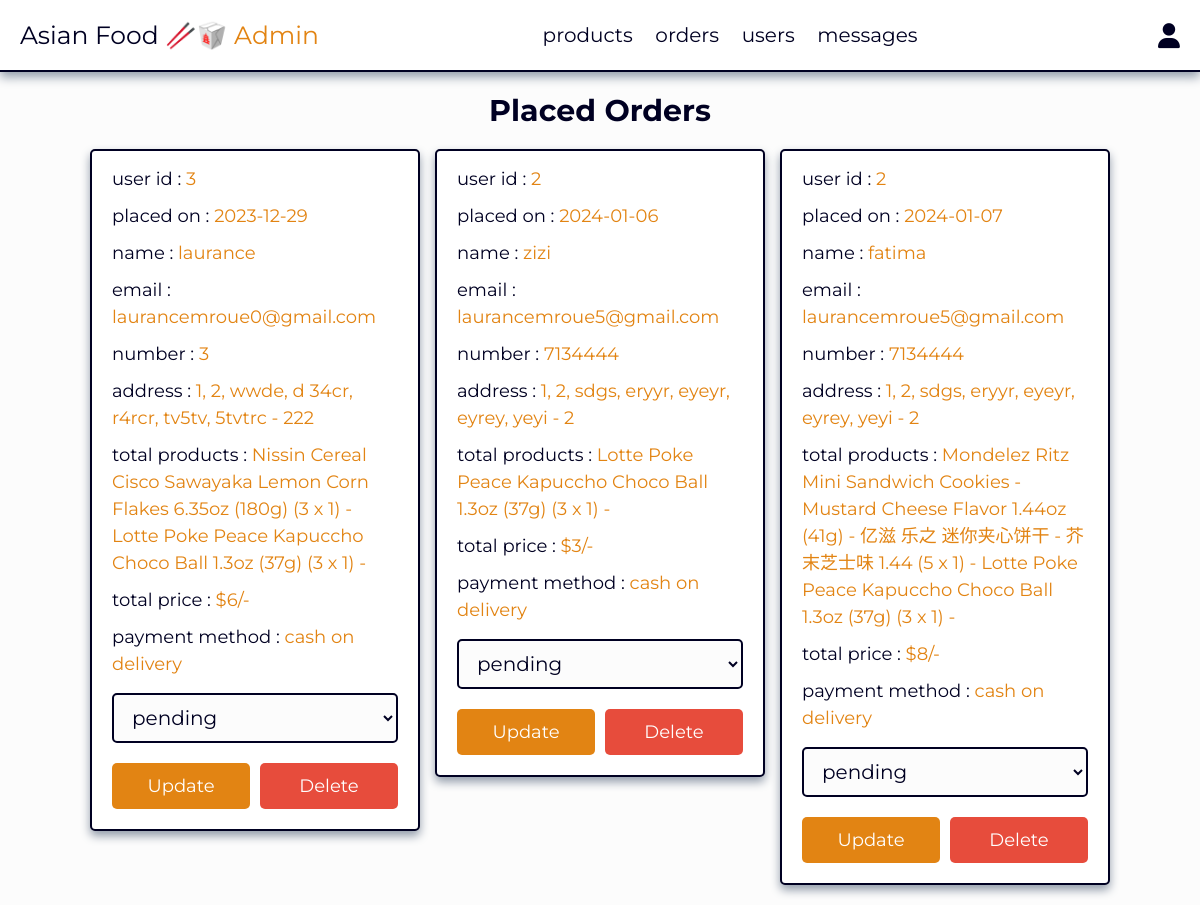
The page /admin/placed_orders.php (signed in) on the database its author committed.
### tables this page shows
CREATE TABLE `orders` (
  `id` int(100) NOT NULL,
  `user_id` int(100) NOT NULL,
  `name` varchar(20) NOT NULL,
  `number` varchar(10) NOT NULL,
  `email` varchar(50) NOT NULL,
  `method` varchar(50) NOT NULL,
  `address` varchar(500) NOT NULL,
  `total_products` varchar(1000) NOT NULL,
  `total_price` int(100) NOT NULL,
  `placed_on` date NOT NULL DEFAULT current_timestamp(),
  `payment_status` varchar(20) NOT NULL DEFAULT 'pending'
);

### admin/placed_orders.php (the view, shortened to what this page needs)
<?php
include '../components/connect.php';
?>
<!DOCTYPE html>
<html lang="en">
<head>
   <link rel="stylesheet" href="https://cdnjs.cloudflare.com/ajax/libs/font-awesome/6.1.1/css/all.min.css">
   <link rel="stylesheet" href="../css/admin_style.css">
</head>
<body>
<?php include '../components/admin_header.php' ?>
<section class="placed-orders">
   <h1 class="heading">placed orders</h1>
   <div class="box-container">
   <?php
      $select_orders = $conn->prepare("SELECT * FROM `orders`");
      $select_orders->execute();
      if($select_orders->rowCount() > 0){
         while($fetch_orders = $select_orders->fetch(PDO::FETCH_ASSOC)){
   ?>
   <div class="box">
      <p> user id : <span><?= $fetch_orders['user_id']; ?></span> </p>
      <p> placed on : <span><?= $fetch_orders['placed_on']; ?></span> </p>
      <p> name : <span><?= $fetch_orders['name']; ?></span> </p>
      <p> email : <span><?= $fetch_orders['email']; ?></span> </p>
      <p> number : <span><?= $fetch_orders['number']; ?></span> </p>
      <p> address : <span><?= $fetch_orders['address']; ?></span> </p>
      <p> total products : <span><?= $fetch_orders['total_products']; ?></span> </p>
      <p> total price : <span>$<?= $fetch_orders['total_price']; ?>/-</span> </p>
      <p> payment method : <span><?= $fetch_orders['method']; ?></span> </p>
      <form action="" method="POST">
         <select name="payment_status" class="drop-down">
            <option value="" selected disabled><?= $fetch_orders['payment_status']; ?></option>
         </select>
         <div class="flex-btn">
            <input type="submit" value="update" class="btn" name="update_payment">
            <a href="placed_orders.php?delete=<?= $fetch_orders['id']; ?>" class="delete-btn" onclick="return confirm('delete this order?');">delete</a>
         </div>
      </form>
   </div>
   <?php
      }
   }else{
      echo '<p class="empty">no orders placed yet!</p>';
   }
   ?>
   </div>
</section>
</body>
</html>

### css/admin_style.css (style rules this page uses)
:root { --main-color:#e28413; --red:#e74c3c; --orange:#f39c12; --black:#000022; --white:#fff; --light-bg:rgba(252, 252, 252, 0.781); --light-color: #000022; --border:.2rem solid var(--black); --box-shadow:0 .5rem 1rem rgb(146, 156, 170); }
* { font-family: 'Montserrat', sans-serif; margin:0; padding:0; box-sizing: border-box; text-decoration: none; outline: none; border:none; }
html { font-size: 62.5%; overflow-x: hidden; }
body { background-color: var(--light-bg); }
section { max-width: 1200px; margin:0 auto; padding:2rem; }
.btn, .delete-btn, .option-btn { display: block; margin-top: 1rem; border-radius: .5rem; cursor: pointer; width: 100%; font-size: 1.8rem; color:var(--white); padding:1.2rem 3rem; text-transform: capitalize; text-align: center; }
.btn { background-color: var(--main-color); }
.delete-btn { background-color: var(--red); }
.flex-btn { display: flex; gap:1rem; }
.heading { text-align: center; margin-bottom: 2rem; text-transform: capitalize; color:var(--black); font-size: 3rem; }
.placed-orders .box-container { display: grid; grid-template-columns: repeat(auto-fit, 33rem); gap:1.5rem; justify-content: center; align-items: flex-start; }
.placed-orders .box-container .box { background-color: var(--white); border-radius: .5rem; box-shadow: var(--box-shadow); border:var(--border); padding:2rem; padding-top: 1rem; }
.placed-orders .box-container .box p { padding: .5rem 0; line-height: 1.5; font-size: 1.8rem; color:var(--black); }
.placed-orders .box-container .box p span { color:var(--main-color); }
.placed-orders .box-container .box .drop-down { width: 100%; margin:1rem 0; background-color: var(--light-bg); padding:1rem 1.4rem; font-size: 2rem; color:var(--black); border:var(--border); border-radius: .5rem; }

### rows shown on the page
orders: user "3", placed_on "2023-12-29", name "laurance", email "laurancemroue0@gmail.com", number "3", address "1, 2, wwde, d 34cr, r4rcr, tv5tv, 5tvtrc - 222", total_products "Nissin Cereal Cisco Sawayaka Lemon Corn Flakes 6.35oz (180g) (3 x 1) - Lotte Poke Peace Kapuccho Choco Ball 1.3oz (37g) (3 x 1) -", total_price "6", method "cash on delivery", payment_status "pending"
orders: user "2", placed_on "2024-01-06", name "zizi", email "laurancemroue5@gmail.com", number "7134444", address "1, 2, sdgs, eryyr, eyeyr, eyrey, yeyi - 2", total_products "Lotte Poke Peace Kapuccho Choco Ball 1.3oz (37g) (3 x 1) -", total_price "3", method "cash on delivery", payment_status "pending"
orders: user "2", placed_on "2024-01-07", name "fatima", email "laurancemroue5@gmail.com", number "7134444", address "1, 2, sdgs, eryyr, eyeyr, eyrey, yeyi - 2", total_products "Mondelez Ritz Mini Sandwich Cookies - Mustard Cheese Flavor 1.44oz (41g) - 亿滋 乐之 迷你夹心饼干 - 芥末芝士味 1.44 (5 x 1) - Lotte Poke Peace Kapuccho Choco Ball 1.3oz (37g) (3 x 1) -", total_price "8", method "cash on delivery", payment_status "pending"
